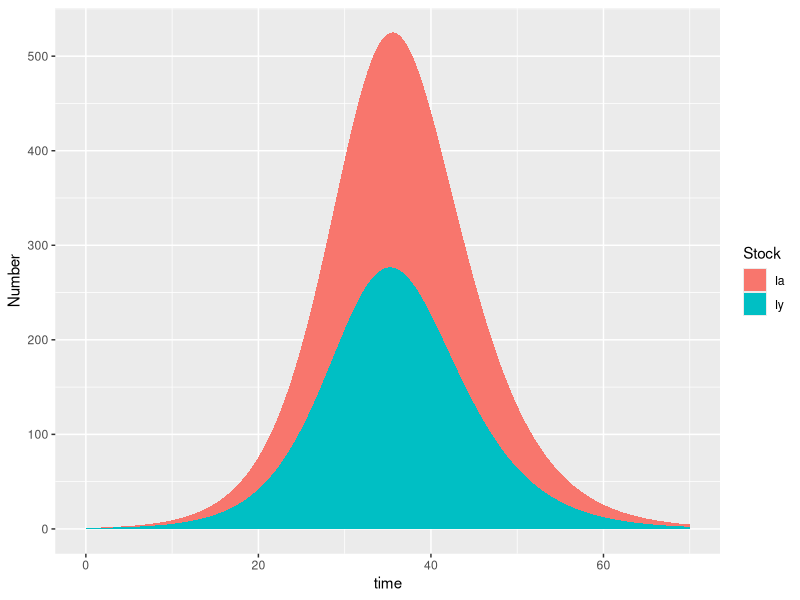

Reproduce this figure in R.
###########################################
# Translation of Vensim file.
# Date created: 2017-10-26 08:22:18
###########################################
library(deSolve)
library(ggplot2)
library(tidyr)
library(dplyr)


#Displaying the simulation run parameters
START_TIME <- 0.000000
FINISH_TIME <- 70.000000
TIME_STEP <- 0.125000
#Setting aux param to NULL
auxs<-c(SchoolClosureDuration=5)

#Generating the simulation time vector
simtime<-seq(0.000000,70.000000,by=0.125000)
# Writing global variables (stocks and dependent auxs)
stocks <-c( Ia = 0 , Iy = 1 , Ra = 0 , Ry = 0 , Sa = 5000 , SmoothedReportingRate = 0 , Sy = 4999 )
# This is the model function called from ode
model <- function(time, stocks, auxs){
  with(as.list(c(stocks, auxs)),{
    PopulationA <- Sa+Ia+Ra
    PopulationY <- Sy+Iy+Ry
    
    CEAA <- 0.55
    CEAY <- CEAA/4


    BetaAA <- CEAA/PopulationA

    BetaAY  <- CEAY/PopulationA
    LambdaA <- BetaAA*Ia+BetaAY*Iy
    AIR     <- LambdaA*Sa
    RD      <- 2
    ARR     <- Ia/RD
    AT <- 2
    
    CloseSchoolDuration    <- 10
    TotalPopulation        <- PopulationY+PopulationA
    ReportedCasesPer100000 <- SmoothedReportingRate*100000/TotalPopulation
    
    
    #-----------------------------------------------------------------------------------
    # School Closure Logic Needs to Go Here.
    # School closures will close when the threshold is exceeded 
    # Closures will reduce CEYY by 40%
    # CloseSchoolsFlag <- IFTHENELSE(ReportedCasesPer100000>SchoolClosureThreshold,1,0)
    
    SchoolClosureThreshold <- 300
    CEYY <- 0.6
    
    #-----------------------------------------------------------------------------------
    
    CEYA <- CEYY/4
    
    BetaYA <- CEYA/PopulationY
    BetaYY <- CEYY/PopulationY
    
    LambdaY <- BetaYA*Ia+BetaYY*Iy
    
    YIR <- LambdaY*Sy
    TotalInfectionRate <- AIR+YIR
    ReportingFraction <- 0.4
    ReportedInfectionRate <- TotalInfectionRate*ReportingFraction
    Error <- ReportedInfectionRate-SmoothedReportingRate
    CRR <- Error/AT
    TotalInfected <- Ia+Iy
    YRR <- Iy/RD
    
    # Solve for all the integrals
    d_DT_Ia  <- AIR-ARR
    d_DT_Iy  <- YIR-YRR
    d_DT_Ra  <- ARR
    d_DT_Ry  <- YRR
    d_DT_Sa  <- -AIR
    d_DT_SmoothedReportingRate  <- CRR
    d_DT_Sy  <- -YIR
    return (list(c(d_DT_Ia,d_DT_Iy,d_DT_Ra,d_DT_Ry,d_DT_Sa,d_DT_SmoothedReportingRate,d_DT_Sy)))
  })
}
# Function call to run simulation
o<-as_tibble(
  data.frame(ode(y=stocks,times=simtime,func=model,parms=auxs,method='euler'))
)

to <- o %>% 
        select(time:Iy) %>% 
        gather(key=Stock,value=Number,Ia:Iy)

ggplot(to,aes(x=time,y=Number,fill=Stock)) + geom_area()


#----------------------------------------------------
# Original text file exported from Vensim
#  Ia = INTEG( AIR - ARR , 0) 
#  Iy = INTEG( YIR - YRR , 1) 
#  Ra = INTEG( ARR , 0) 
#  Ry = INTEG( YRR , 0) 
#  Sa = INTEG( - AIR , 5000) 
#  Smoothed Reporting Rate = INTEG( CRR , 0) 
#  Sy = INTEG( - YIR , 4999) 
#  CE AA = 0.55
#  Population A = Sa + Ia + Ra 
#  Beta AA = CE AA / Population A 
#  CE AY = CE AA / 4
#  Beta AY = CE AY / Population A 
#  Lambda A = Beta AA * Ia + Beta AY * Iy 
#  AIR = Lambda A * Sa 
#  RD = 2
#  ARR = Ia / RD 
#  AT = 2
#  CE YY = 0.6
#  CE YA = CE YY / 4
#  Population Y = Sy + Iy + Ry 
#  Beta YA = CE YA / Population Y 
#  Beta YY = CE YY / Population Y 
#  Close School Duration = 10
#  Total Population = Population Y + Population A 
#  Reported Cases Per 100000 = Smoothed Reporting Rate * 100000 / Total Population
#             
#  School Closure Threshold = 300
#  Close Schools Flag = IF THEN ELSE ( Reported Cases Per 100000 > School Closure Threshold, 1, 0) 
#  Lambda Y = Beta YA * Ia + Beta YY * Iy 
#  YIR = Lambda Y * Sy 
#  Total Infection Rate = AIR + YIR 
#  Reporting Fraction = 0.4
#  Reported Infection Rate = Total Infection Rate * Reporting Fraction 
#  Error = Reported Infection Rate - Smoothed Reporting Rate 
#  CRR = Error / AT 
#  Total Infected = Ia + Iy 
#  YRR = Iy / RD 
#  FINAL TIME = 70
#  INITIAL TIME = 0
#  TIME STEP = 0.125
#----------------------------------------------------
